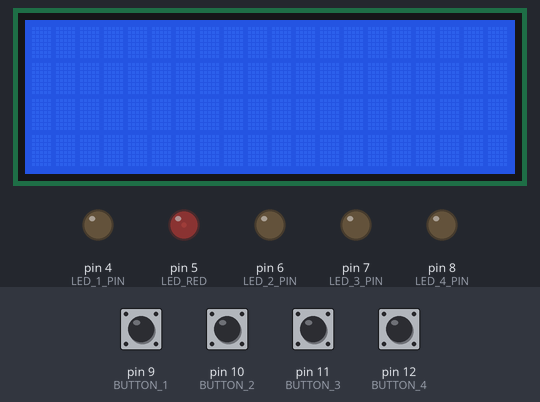
Recording of a program running on a simulated Arduino Uno, built with avr-gcc and run on an emulated ATmega328P. Parts: 20×4 character LCD, output pins drawn as LEDs (lit = HIGH). Inputs (shaded band) come from the test bench; at power-on: pin 9 (BUTTON_1), pin 10 (BUTTON_2), pin 11 (BUTTON_3), pin 12 (BUTTON_4) HIGH. Random numbers use the default seed unless the program sets one.

Above: at 1.2 s.
1.3 s: pin 9 (BUTTON_1) pulled LOW for 0.15 s
At 31.8 s:
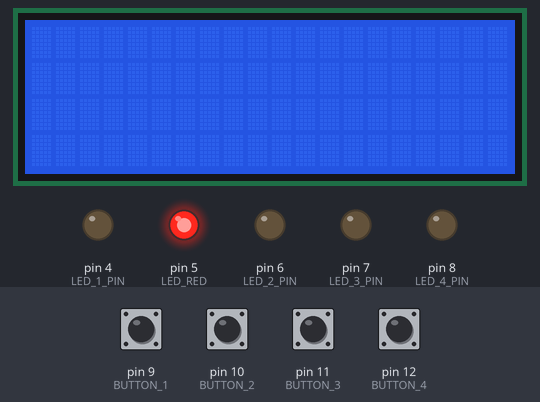
At 42.75 s:
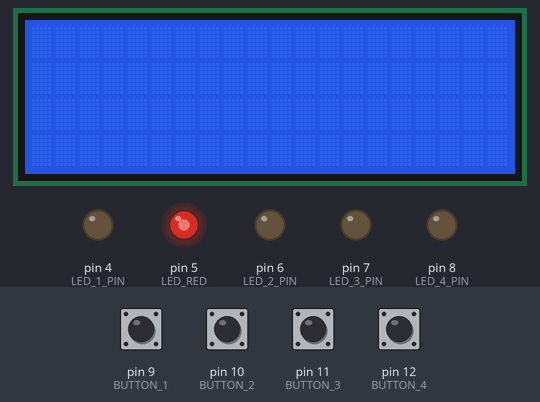
Timing chart, 0 to 44.7 s (numbered marks = the images above; inputs shaded):
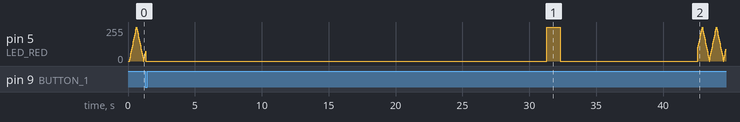

The program:

main.cpp
```cpp
/*
 * Authors:
 * - Andrea Baldazzi 0001071149
 * - Federico De Leonardis 0001071569
 */

#include <stdio.h>
#include <stdlib.h>
#include <time.h>
#include <Arduino.h>
#include <EnableInterrupt.h>
#include <TimerOne.h>
#include <avr/sleep.h>
#include "functions.h"

LiquidCrystal_I2C lcd = LiquidCrystal_I2C(0x27, 20, 4);

enum State
{
  HOME,      // game start screen
  SLEEP,     // board went to sleep after inactivity
  START,     // game started
  NEWROUND,  // configuration for next round
  SELECTION, // player is guessing binary conversion
  CHECK,     // checking player's inputs
  GAMEOVER   // end of game
};

volatile bool led1State;
volatile bool led2State;
volatile bool led3State;
volatile bool led4State;
volatile long timerCounter;
volatile bool checkNumber;
int difficulty;
int currentRound;
int numberToGuess;
long turnStartTime;
int roundTime;
float timeLeft;
int score;
State state = HOME;

void reset();
void timerHandler();

void setup()
{
  Serial.begin(9600);
  pinMode(LED_1_PIN, OUTPUT);
  pinMode(LED_2_PIN, OUTPUT);
  pinMode(LED_3_PIN, OUTPUT);
  pinMode(LED_4_PIN, OUTPUT);
  pinMode(LED_RED, OUTPUT);
  pinMode(BUTTON_1, INPUT);
  pinMode(BUTTON_2, INPUT);
  pinMode(BUTTON_3, INPUT);
  pinMode(BUTTON_4, INPUT);
  pinMode(POTENTIOMETER, INPUT);
  pinMode(RANDOM_PIN, INPUT);
  enableInterrupt(BUTTON_1, button1_handler, FALLING);
  enableInterrupt(BUTTON_2, button2_handler, FALLING);
  enableInterrupt(BUTTON_3, button3_handler, FALLING);
  enableInterrupt(BUTTON_4, button4_handler, FALLING);
  enableInterrupt(BUTTON_CHECK, buttonCheck_handler, FALLING);
  difficulty = 1;
  srand(analogRead(RANDOM_PIN));
  timeLeft = 0;
  lcd.init();
  lcd.backlight();

  Timer1.initialize(100000); // 100 milliseconds
  Timer1.attachInterrupt(timerHandler);
  Timer1.restart();
  reset();
}

void timerHandler()
{
  timerCounter = timerCounter + 100;
}

void wakeUp() {}

void sleep()
{
  set_sleep_mode(SLEEP_MODE_PWR_DOWN);
  sleep_enable();
  lcd.noBacklight();
  lcd.clear();
  analogWrite(LED_RED, 0);
  enableInterrupt(BUTTON_1, wakeUp, FALLING);

  sleep_mode();

  sleep_disable();
  lcd.backlight();
  delay(300); // prevent bouncing starting the game unintentionally
  enableInterrupt(BUTTON_1, button1_handler, FALLING);
}

void reset()
{
  noInterrupts();
  led1State = false;
  led2State = false;
  led3State = false;
  led4State = false;
  timerCounter = 0L;
  checkNumber = false;
  interrupts();
  digitalWrite(LED_1_PIN, LOW);
  digitalWrite(LED_2_PIN, LOW);
  digitalWrite(LED_3_PIN, LOW);
  digitalWrite(LED_4_PIN, LOW);
}

void home()
{
  noInterrupts();
  bool curLed1State = led1State;
  long currentTimerCounter = timerCounter;
  interrupts();
  if (currentTimerCounter >= 10000)
  {
    noInterrupts();
    timerCounter = 0;
    interrupts();
    sleep();
  }
  else
  {
    welcomeMessage(lcd);
    pulsingLight();
    if (curLed1State)
    {
      state = START;
      digitalWrite(LED_RED, LOW);
      Timer1.detachInterrupt();
    }
  }
}

void start()
{
  currentRound = 0;
  score = 0;
  difficulty = selectedDifficulty();
  startMessage(lcd, difficulty);
  state = NEWROUND;
}

void newRound()
{
  currentRound++;
  numberToGuess = rand() % 16;
  reset();
  turnStartTime = millis();
  roundTime = timerCalculator(difficulty, currentRound);
  goMessage(lcd, numberToGuess, currentRound, roundTime);
  timeLeft = 0;
  state = SELECTION;
}

void selection()
{
  noInterrupts();
  bool curLed1State = led1State;
  bool curLed2State = led2State;
  bool curLed3State = led3State;
  bool curLed4State = led4State;
  bool curCheckNumber = checkNumber;
  interrupts();
  if ((long)millis() - turnStartTime > roundTime)
  {
    timeOutMessage(lcd);
    state = CHECK;
  }
  else if (curCheckNumber)
  {
    timeLeft = roundTime - (millis() - turnStartTime);
    checkMessage(lcd, timeLeft);
    state = CHECK;
  }
  else
  {
    digitalWrite(LED_1_PIN, curLed1State);
    digitalWrite(LED_2_PIN, curLed2State);
    digitalWrite(LED_3_PIN, curLed3State);
    digitalWrite(LED_4_PIN, curLed4State);
  }
}

void check()
{
  noInterrupts();
  bool curLed1State = led1State;
  bool curLed2State = led2State;
  bool curLed3State = led3State;
  bool curLed4State = led4State;
  interrupts();
  int guess = curLed1State * LED_1_VALUE + curLed2State * LED_2_VALUE + curLed3State * LED_3_VALUE + curLed4State * LED_4_VALUE;
  if (guess == numberToGuess)
  {
    roundPassedMessage(lcd, scoreCalculator(timeLeft, currentRound, difficulty));
    score += scoreCalculator(timeLeft, currentRound, difficulty);
    state = NEWROUND;
  }
  else
  {
    state = GAMEOVER;
  }
}

void gameOver()
{
  gameOver(lcd, score);
  Timer1.attachInterrupt(timerHandler);
  Timer1.restart();
  delay(200);
  reset();
  state = HOME;
}

void loop()
{
  switch (state)
  {
  case HOME:
    home();
    break;
  case SLEEP:
    sleep();
    break;
  case START:
    start();
    break;
  case NEWROUND:
    newRound();
    break;
  case SELECTION:
    selection();
    break;
  case CHECK:
    check();
    break;
  case GAMEOVER:
    gameOver();
    break;
  }
}
```

functions.cpp
```cpp
#include <Arduino.h>
#include <math.h>
#include "functions.h"

long prevts1 = 0;
long prevts2 = 0;
long prevts3 = 0;
long prevts4 = 0;
long prevtsCheck = 0;

extern volatile bool led1State;
extern volatile bool led2State;
extern volatile bool led3State;
extern volatile bool led4State;
extern volatile bool checkNumber;

int brightness = 0;  // how bright the LED is
int fadeAmount = 15; // how many points to fade the LED by

void pulsingLight()
{
    analogWrite(LED_RED, brightness);

    brightness = brightness + fadeAmount;
    // reverse the direction of the fading at the ends of the fade:
    if (brightness <= 0 || brightness >= 255)
    {
        fadeAmount = -fadeAmount;
    }
}

void button1_handler()
{
    long ts = millis();
    if (ts - prevts1 > DEBOUNCE_TIME)
    {
        prevts1 = ts;
        led1State = !led1State;
    }
}

void button2_handler()
{
    long ts = millis();
    if (ts - prevts2 > DEBOUNCE_TIME)
    {
        prevts2 = ts;
        led2State = !led2State;
    }
}

void button3_handler()
{
    long ts = millis();
    if (ts - prevts3 > DEBOUNCE_TIME)
    {
        prevts3 = ts;
        led3State = !led3State;
    }
}

void button4_handler()
{
    long ts = millis();
    if (ts - prevts4 > DEBOUNCE_TIME)
    {
        prevts4 = ts;
        led4State = !led4State;
    }
}

void buttonCheck_handler()
{
    long ts = millis();
    if (ts - prevtsCheck > DEBOUNCE_TIME)
    {
        prevtsCheck = ts;
        checkNumber = true;
    }
}

double myMap(double x, double in_min, double in_max, double out_min, double out_max)
{
    return (x - in_min) * (out_max - out_min) / (in_max - in_min) + out_min;
}

int selectedDifficulty()
{
    int x = (round)(myMap(analogRead(POTENTIOMETER), 0, 1023, 1, NUMBER_OF_DIFFICULTIES)) + 0.5;
    return x;
}

int scoreCalculator(int time, int level, int difficulty)
{
    float dif = (float)difficulty;
    float t = (float)time / 1000;
    return level * level * (t + 1) * (dif * dif);
}

int timerCalculator(int difficulty, int level)
{
    return ROUND_TIME / (float)sqrt(difficulty) / (1 + (float)level / 5);
}

// LCD Messages
void welcomeMessage(LiquidCrystal_I2C lcd)
{
    lcd.setCursor(1, 1); // Set the cursor on the third column and first row.
    lcd.print("Welcome to GMB!");
    lcd.setCursor(1, 2);
    lcd.print("Press B1 to Start");
}

void startMessage(LiquidCrystal_I2C lcd, int difficulty)
{
    lcd.clear();
    lcd.setCursor(0, 0);
    lcd.print("Game started with");
    lcd.setCursor(0, 1);
    lcd.print("difficulty: ");
    lcd.print(difficulty);
    lcd.setCursor(4, 2);
    lcd.print("3_");
    delay(1000);
    lcd.print("2_");
    delay(1000);
    lcd.print("1");
    delay(1000);
}
void checkMessage(LiquidCrystal_I2C lcd, int time)
{

    lcd.clear();
    lcd.setCursor(0, 0);
    if (time >= 2000)
    {
        lcd.print("Pretty fast!");
    }
    else
    {
        lcd.print("Just in time!");
    }
    lcd.setCursor(0, 1);
    lcd.print(time / 1000);
    lcd.print(" seconds");
    lcd.setCursor(0, 2);
    lcd.print(time % 1000);
    lcd.print(" millis ");
    lcd.setCursor(0, 3);
    lcd.print("before time ran out");
    delay(4000);
}
void timeOutMessage(LiquidCrystal_I2C lcd)
{

    lcd.clear();
    lcd.setCursor(0, 1);
    lcd.print("Time is over!!");
    delay(3000);
}

void goMessage(LiquidCrystal_I2C lcd, int number, int currentRound, int time)
{
    lcd.clear();
    lcd.setCursor(0, 0);
    lcd.print("GO!: ");
    lcd.print(time / 1000);
    lcd.print("s ");
    lcd.print(time % 1000);
    lcd.print("ms");
    lcd.setCursor(0, 1);
    lcd.print("Round ");
    lcd.print(currentRound);
    lcd.print(" ! Convert ");
    lcd.setCursor(0, 2);
    lcd.print(number);
    lcd.print(" to binary using");
    lcd.setCursor(0, 3);
    lcd.print("the buttons 1-4");
}

void roundPassedMessage(LiquidCrystal_I2C lcd, int score)
{
    lcd.clear();
    lcd.setCursor(2, 1);
    lcd.print("GOOD! Score: ");
    lcd.print(score);
    delay(3000);
}

void gameOver(LiquidCrystal_I2C lcd, int score)
{
    lcd.clear();
    digitalWrite(LED_RED, HIGH);
    delay(1000);
    digitalWrite(LED_RED, LOW);
    lcd.setCursor(2, 1);
    lcd.print("Game Over -");
    lcd.setCursor(2, 2);
    lcd.print("Final Score ");
    lcd.print(score);
    delay(8000);
    lcd.clear();
    lcd.setCursor(0, 0);
    lcd.print("Oh look at little ");
    lcd.setCursor(0, 1);
    lcd.print("goblin junior,");
    lcd.setCursor(0, 2);
    lcd.print("gonna cry?");
    delay(2000);
    lcd.clear();
    lcd.flush();
}
```

functions.h
```cpp
#include <LiquidCrystal_I2C.h>
#ifndef FUNCTIONS_H
#define FUNCTIONS_H

#define LED_1_PIN 4
#define LED_2_PIN 6
#define LED_3_PIN 7
#define LED_4_PIN 8
#define LED_1_VALUE 8
#define LED_2_VALUE 4
#define LED_3_VALUE 2
#define LED_4_VALUE 1
#define POTENTIOMETER A0
#define RANDOM_PIN A1
#define LED_RED 5
#define BUTTON_1 9
#define BUTTON_2 10
#define BUTTON_3 11
#define BUTTON_4 12
#define BUTTON_CHECK 3
#define DEBOUNCE_TIME 50
#define NUMBER_OF_DIFFICULTIES 4
#define ROUND_TIME 20000

void button1_handler();
void button2_handler();
void button3_handler();
void button4_handler();
void buttonCheck_handler();
double myMap(double x, double in_min, double in_max, double out_min, double out_max);
int selectedDifficulty();
int scoreCalculator(int time, int level, int difficulty);
int timerCalculator(int difficulty, int level);
void welcomeMessage(LiquidCrystal_I2C lcd);
void startMessage(LiquidCrystal_I2C lcd, int difficulty);
void goMessage(LiquidCrystal_I2C lcd, int number, int currentRound, int time);
void roundPassedMessage(LiquidCrystal_I2C lcd, int score);
void gameOver(LiquidCrystal_I2C lcd, int score);
void checkMessage(LiquidCrystal_I2C lcd, int time);
void timeOutMessage(LiquidCrystal_I2C lcd);
void pulsingLight();
#endif
```
